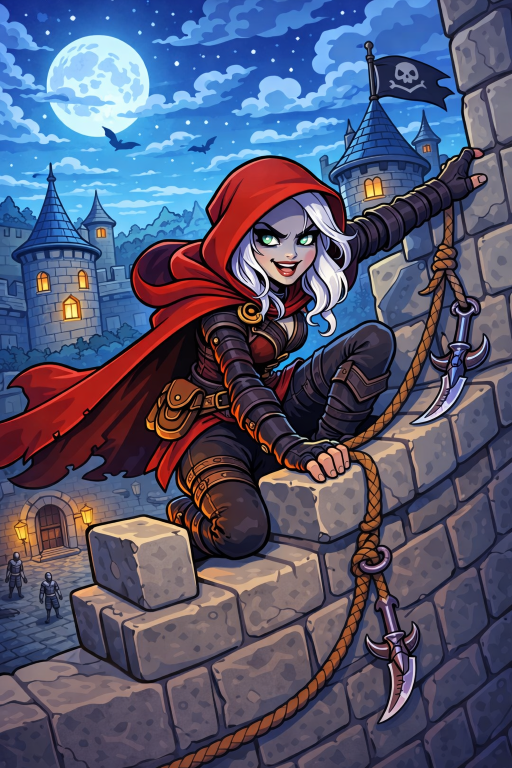
#> input picture skills/odosv5-1/assets/art-style-samples/Saedaxi Midnight Escape.png, 1024 x 1536 px (shown at 1/2 size)
$ python build_qa_contact_sheet.py --input '../assets/art-style-samples/Saedaxi Midnight Escape.png' --output out.png
#> lines starting #> are read from the running program, lines starting #| are printed output that depends on the picture
#!/usr/bin/env python3
"""Build a QA-only contact sheet and hash manifest for an ODOS generation batch."""

from __future__ import annotations

import argparse
import hashlib
import json
import math
from datetime import datetime, timezone
from pathlib import Path

from PIL import Image, ImageDraw, ImageFont


def sha256(path: Path) -> str:
    digest = hashlib.sha256()
    with path.open("rb") as handle:
        for chunk in iter(lambda: handle.read(1024 * 1024), b""):
            digest.update(chunk)
    return digest.hexdigest()


def main() -> None:
    parser = argparse.ArgumentParser(description=__doc__)
    parser.add_argument("--input", action="append", required=True, type=Path)
    parser.add_argument("--output", required=True, type=Path)
    parser.add_argument("--columns", type=int, default=4)
    parser.add_argument("--cell-width", type=int, default=320)
    parser.add_argument("--cell-height", type=int, default=460)
    args = parser.parse_args()

    paths = [path.resolve() for path in args.input]
    missing = [str(path) for path in paths if not path.is_file()]
    if missing:
        raise SystemExit("Missing contact-sheet inputs: " + ", ".join(missing))
    columns = max(1, args.columns)
    rows = math.ceil(len(paths) / columns)
    label_height = 34
    sheet = Image.new(
        "RGB",
        (columns * args.cell_width, rows * (args.cell_height + label_height)),
        (20, 24, 31),
    )
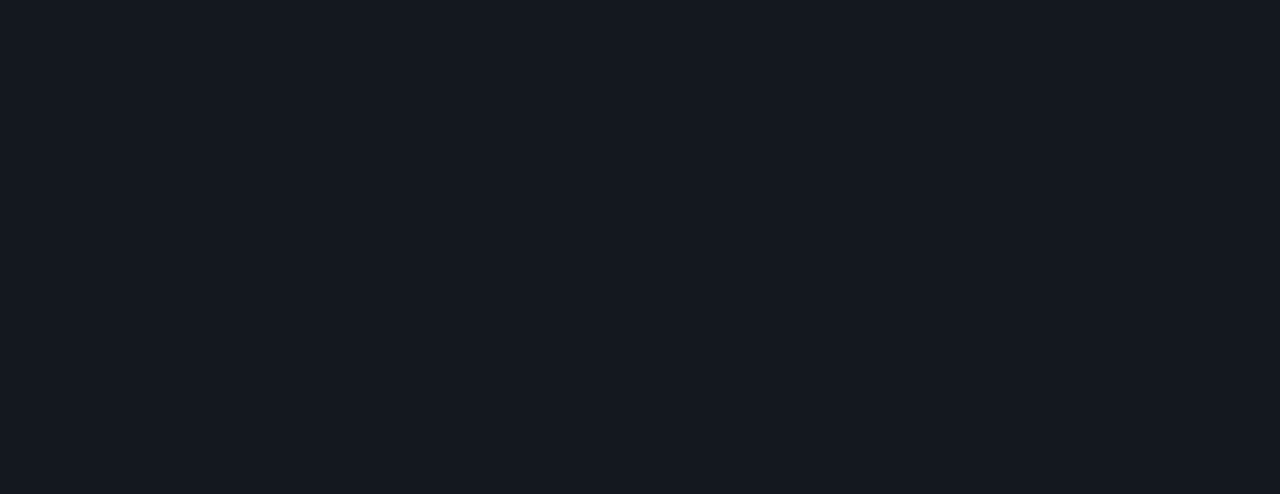
#> sheet: PIL image 1280x494 RGB; mean R, G, B 20, 24, 31
    draw = ImageDraw.Draw(sheet)
    font = ImageFont.load_default()
    records = []
    for index, path in enumerate(paths):
        column = index % columns
        row = index // columns
        x = column * args.cell_width
        y = row * (args.cell_height + label_height)
        with Image.open(path) as source:
#> source is the input picture: PIL image 1024x1536 RGB; mean R, G, B 84.9, 87.2, 113.3
            image = source.convert("RGB")
            image.thumbnail((args.cell_width - 12, args.cell_height - 12), Image.Resampling.LANCZOS)
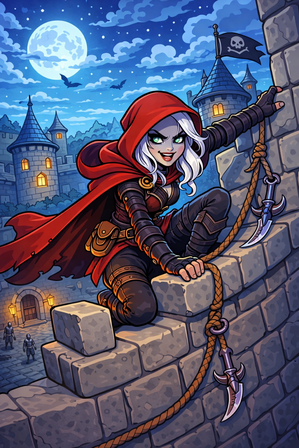
#> image: PIL image 299x448 RGB; mean R, G, B 85, 87.3, 113.3
            offset_x = x + (args.cell_width - image.width) // 2
#> offset_x = 10
            offset_y = y + (args.cell_height - image.height) // 2
#> offset_y = 6
            sheet.paste(image, (offset_x, offset_y))
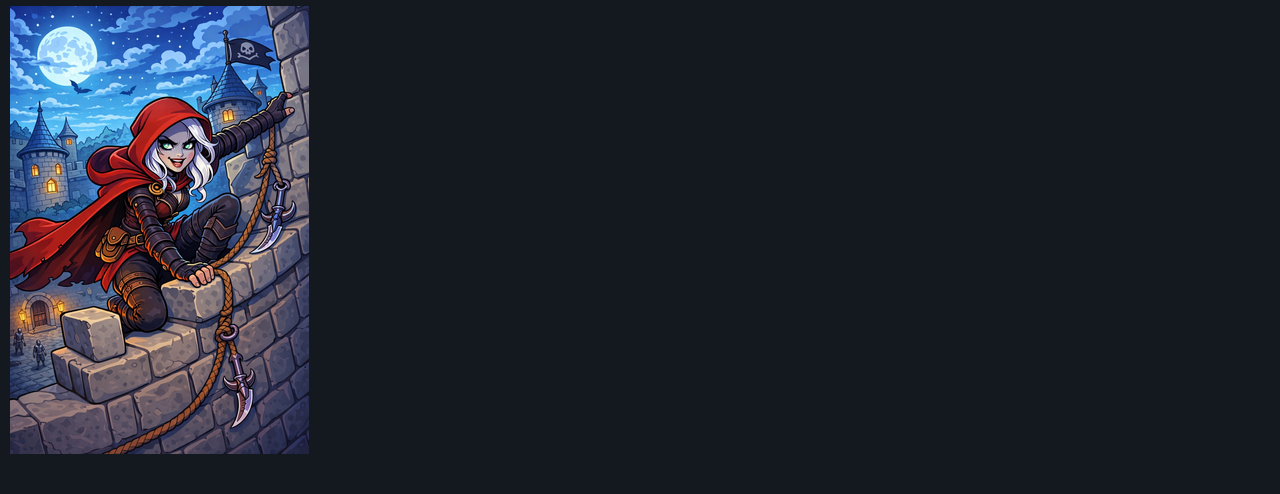
#> sheet: PIL image 1280x494 RGB; mean R, G, B 33.8, 37.4, 48.4
        label = path.name
        draw.rectangle(
            (x, y + args.cell_height, x + args.cell_width, y + args.cell_height + label_height),
            fill=(38, 45, 58),
        )
        draw.text((x + 8, y + args.cell_height + 10), label[:48], fill=(245, 239, 214), font=font)
        records.append({"path": str(path), "sha256": sha256(path)})

    args.output.parent.mkdir(parents=True, exist_ok=True)
    sheet.save(args.output, format="PNG")
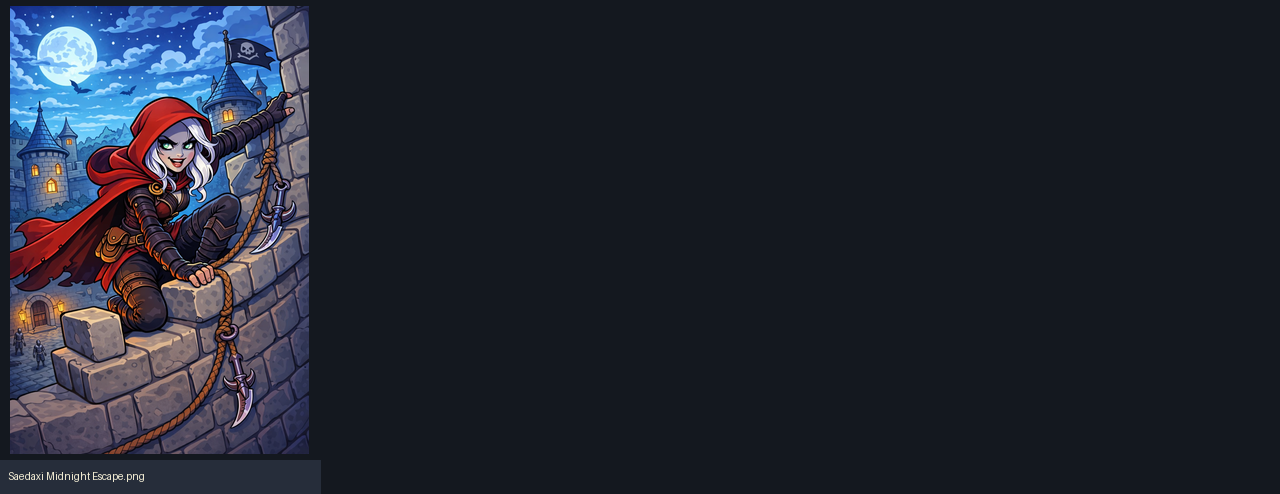
#> saved as out.png: PIL image 1280x494 RGB; mean R, G, B 34.2, 37.9, 49
    manifest_path = args.output.with_suffix(".json")
    manifest_path.write_text(
        json.dumps(
            {
                "schema_version": 1,
                "created_at": datetime.now(timezone.utc).isoformat(),
                "contact_sheet": str(args.output.resolve()),
                "inputs": records,
                "review_status": "pending",
            },
            indent=2,
        )
        + "\n",
        encoding="utf-8",
    )
    print(f"Built {args.output} and {manifest_path}")


if __name__ == "__main__":
    main()
